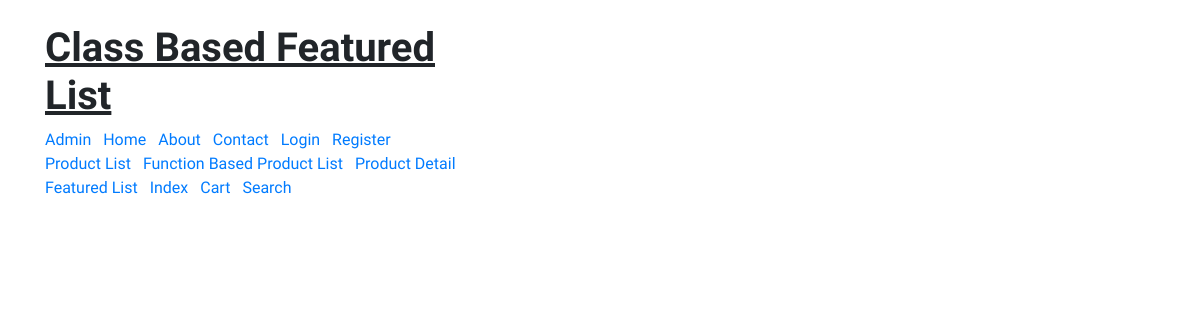
Page /products/featured/ on the earlier database version.
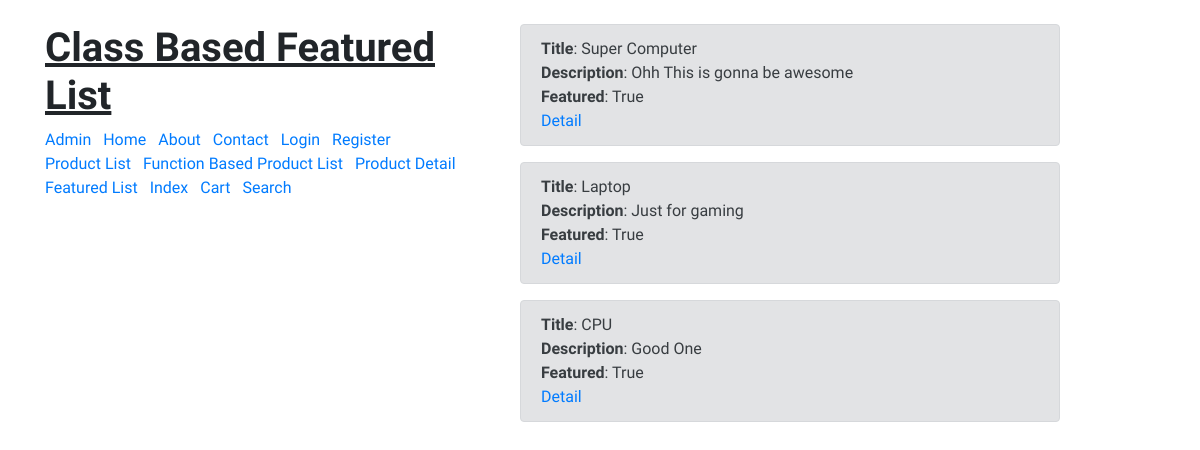
Same page on the later database version.
### products/models.py (models this page shows, shortened)
class Product(models.Model):
	title = models.CharField(max_length=120)
	slug = models.SlugField(null=True, blank=True)
	description = models.TextField()
	price = models.DecimalField(decimal_places=2, max_digits=20, default=39.99)
	image = models.ImageField(upload_to='products/', null=True, blank=True)
	featured = models.BooleanField(default=False)
	def __str__(self):
		return self.title

### products/views.py (the view)
# urls.py: path('featured/', views.FeaturedProductListView.as_view(), name='featured_list'),
class FeaturedProductListView(ListView):
	template_name = "products/feature-list.html"
	def get_context_data(self, **kwargs):
		context = super().get_context_data(**kwargs)
		print(context)
		context["title"] = "Class Based Featured List"
		return context
	def get_queryset(self):
		qs = Product.objects.filter(featured=True)
		return qs

### products/templates/products/feature-list.html (shortened to what this page needs)
<!doctype html>
{% load static %}
<html lang="en">
  <head>
    <link rel="stylesheet" href="https://stackpath.bootstrapcdn.com/bootstrap/4.1.3/css/bootstrap.min.css">
  </head>
  <body>
    <div class="container mt-4">
      <div class="row">
        <div class="col-5">
          <h1><b><u>{{ title }}</u></b></h1>
          {% include "nav.html" %}
        </div>
        <div class="col-6">
          {% for i in object_list %}
          <div class="alert alert-secondary" role="alert">
            <b>Title</b>: {{ i.title }} <br>
            <b>Description</b>: {{ i.description }} <br>
            <b>Featured</b>: {{ i.featured }} <br>
            <a href="{% url 'products:product_detail' i.slug %}">Detail</a>
          </div>
          {% endfor %}
        </div>
      </div>
    </div>
  </body>
</html>

Differences in the rows shown:
added Product: title "Super Computer", description "Ohh This is gonna be awesome", featured "True"
added Product: title "Laptop", description "Just for gaming", featured "True"
added Product: title "CPU", description "Good One", featured "True"
